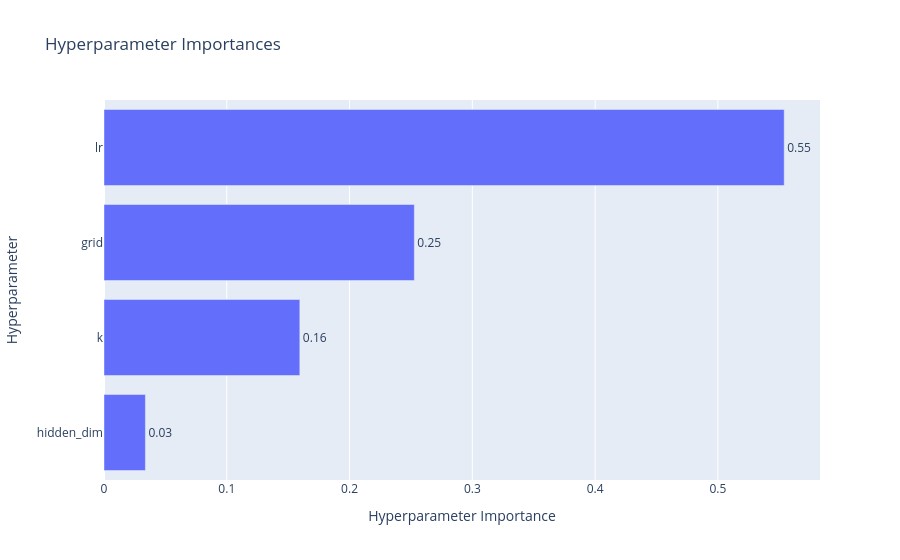

Notebook code for this chart:
### Markdown cell above
### 3.4 Visualizar histórico da busca

### Code cell
optuna_vis.plot_param_importances(study)

### Figure 1 — Plotly figure (JSON) as saved in the notebook; plotly's stock layout.template omitted (floating-point values rounded to 4 significant figures)
{"data": [{"cliponaxis": false, "hovertemplate": ["hidden_dim (IntDistribution): 0.033728414730690826<extra></extra>", "k (CategoricalDistribution): 0.15950348986037569<extra></extra>", "grid (IntDistribution): 0.2527569535226706<extra></extra>", "lr (FloatDistribution): 0.554011141886263<extra></extra>"], "name": "Objective Value", "orientation": "h", "text": ["0.03", "0.16", "0.25", "0.55"], "textposition": "outside", "type": "bar", "x": [0.03373, 0.1595, 0.2528, 0.554], "y": ["hidden_dim", "k", "grid", "lr"]}], "layout": {"title": {"text": "Hyperparameter Importances"}, "xaxis": {"title": {"text": "Hyperparameter Importance"}}, "yaxis": {"title": {"text": "Hyperparameter"}}}}
